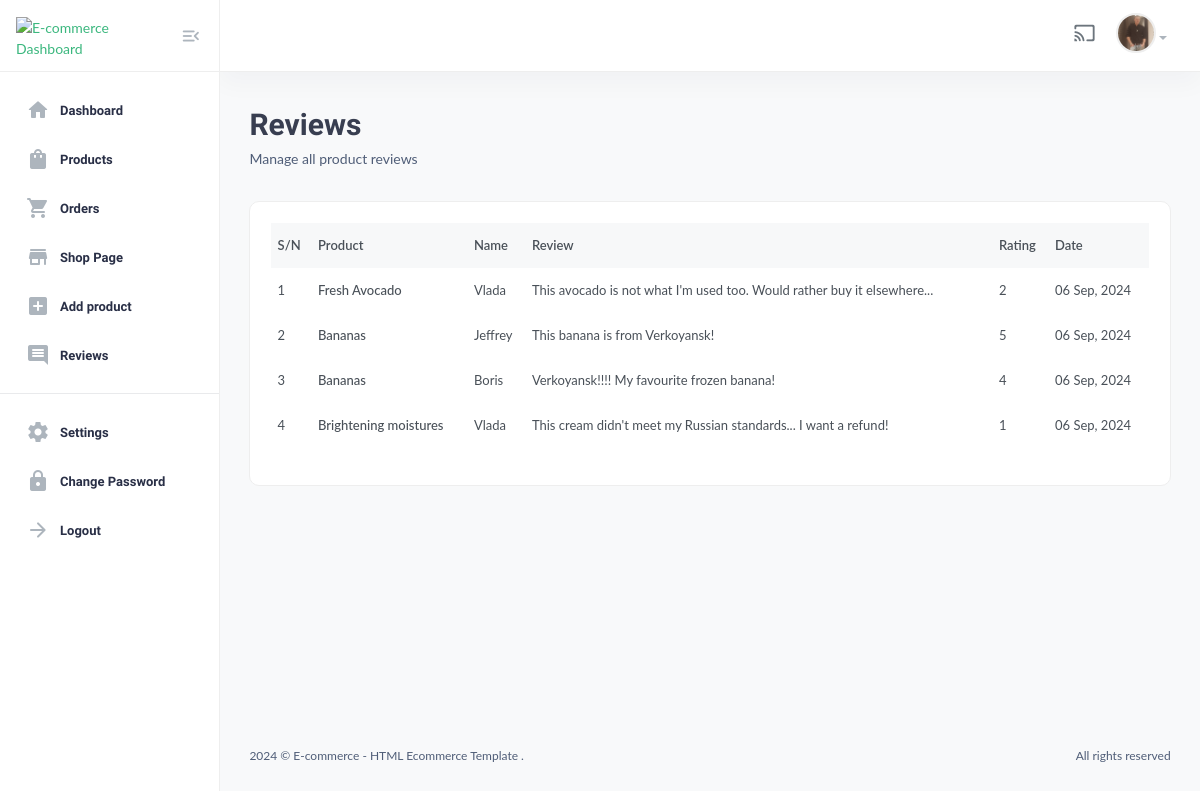
/useradmin/reviews/ (signed in), run on an earlier commit of the app's database.
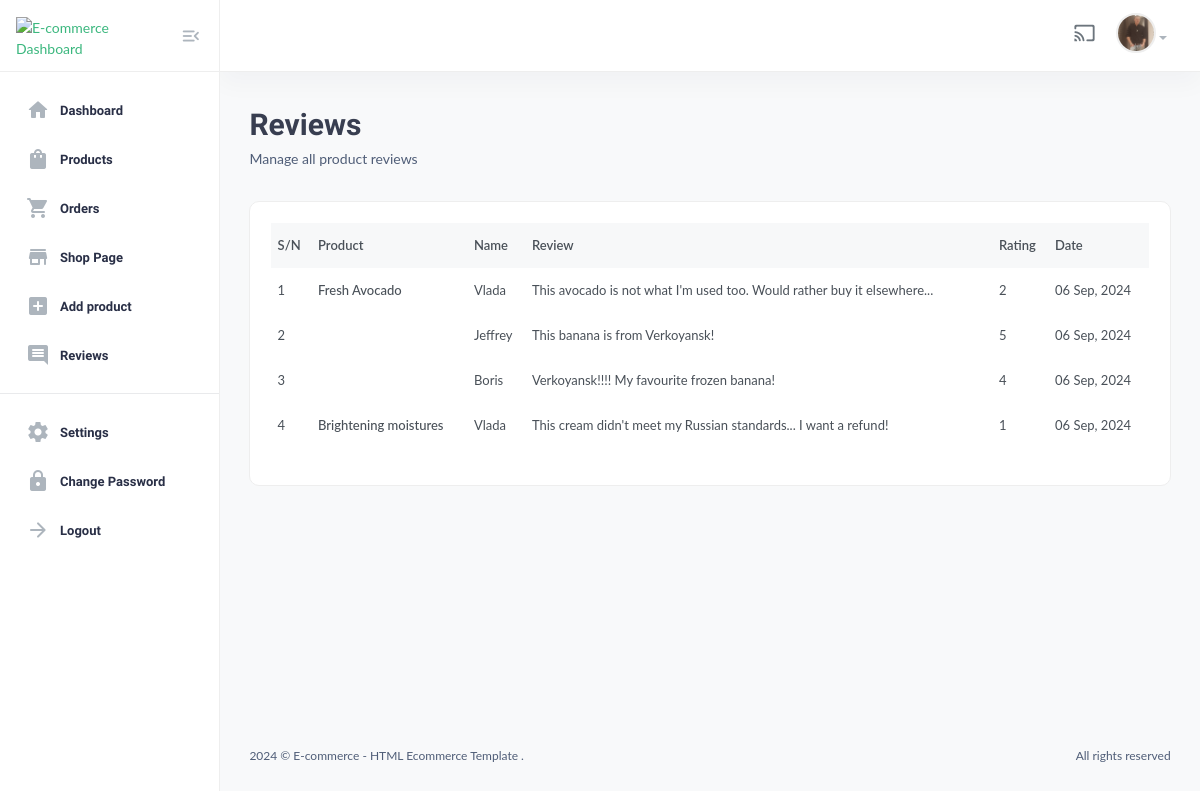
And on a later commit of the database.
### core/models.py (models this page shows, shortened)
class ProductReview(models.Model):
    user = models.ForeignKey(User, on_delete=models.SET_NULL, null=True)
    product = models.ForeignKey(Product, on_delete=models.SET_NULL, null=True, related_name="reviews")
    review = models.TextField()
    rating = models.IntegerField(choices=RATING, default=None)
    date = models.DateTimeField(auto_now_add=True)
    class Meta:
        verbose_name_plural = "Product Reviews"

class Product(models.Model):
    pid = ShortUUIDField(unique=True, length=10, max_length=20, alphabet="abcdefgh12345")
    user = models.ForeignKey(User, on_delete=models.SET_NULL, null=True)
    category = models.ForeignKey(Category, on_delete=models.SET_NULL, null=True, related_name="category")
    vendor = models.ForeignKey(Vendor, on_delete=models.SET_NULL, null=True, related_name="vendor")
    title = models.CharField(max_length=100, default="Fresh Pear")
    image = models.ImageField(upload_to=user_directory_path, default="product.jpg")
    description = CKEditor5Field(null=True, blank=True, default="This is the product", config_name="extends")
    price = models.DecimalField(max_digits=12, decimal_places=2, default="1.99")
    old_price = models.DecimalField(max_digits=12, decimal_places=2, default="2.99")
    specifications = CKEditor5Field(null=True, blank=True, config_name="extends")
    type = models.CharField(max_length=100, default="Organic", null=True, blank=True)
    stock_count = models.CharField(max_length=100, default="10", null=True, blank=True)
    life = models.CharField(max_length=100, default="100 Days", null=True, blank=True)
    mfd = models.DateTimeField(auto_now_add=False, null=True, blank=True)
    tags = TaggableManager(blank=True)
    product_status = models.CharField(choices=STATUS, max_length=10, default="in_review")
    status = models.BooleanField(default=True)
    in_stock = models.BooleanField(default=True)
    featured = models.BooleanField(default=True)
    digital = models.BooleanField(default=False)
    sku = ShortUUIDField(unique=True, length=4, max_length=10, prefix="sku", alphabet="1234567890")
    date = models.DateTimeField(auto_now_add=True)
    updated = models.DateTimeField(null=True, blank=True)
    class Meta:
        verbose_name_plural = "Products"

### userauths/models.py (models this page shows, shortened)
class User(AbstractUser):
    email = models.EmailField(unique=True)
    username = models.CharField(max_length=100)
    bio = models.CharField(max_length=100)
    USERNAME_FIELD = "email"
    REQUIRED_FIELDS = ['username']

### useradmin/decorators.py (the view)
    def wrapper(request, *args, **kwargs):
        if request.user.is_superuser != True:
            messages.warning(request, "You are not authorized to access this page.")
            return redirect("/user/sign-in/")
        return view_func(request, *args, **kwargs)

### core/context_processor.py (called while the page is built)
def default(request):
    categories = Category.objects.all()
    vendors = Vendor.objects.all()
    min_max_price = Product.objects.aggregate(Min("price"), Max("price")) # Get the lowest and highest value from the models (price from product)
    try:
        wishlist = Wishlist.objects.filter(user=request.user)
    except:
        messages.warning(request, "You need to login before accessing your wishlist.")
        wishlist = 0
    try:
        address = Address.objects.get(user=request.user)
    except:
        address = None
    return {
        "categories": categories,
        "wishlist": wishlist,
        "address": address,
        "vendors": vendors,
        "min_max_price": min_max_price,
    }

### useradmin/views.py (called while the page is built)
@admin_required
def reviews(request):
    reviews = ProductReview.objects.all()
    context = {
        "reviews": reviews,
    }
    return render(request, "useradmin/reviews.html", context)

### templates/useradmin/reviews.html
{% extends 'useradmin/base.html' %}
{% load static %}
{% block content %}
<section class="content-main">
    <div class="content-header">
        <div>
            <h2 class="content-title card-title">Reviews</h2>
            <p>Manage all product reviews</p>
        </div>
    </div>
    <div class="card mb-4">
        <div class="card-body">
            <div class="table-responsive">
                <table class="table table-hover">
                    <thead>
                        <tr>
                            <th>S/N</th>
                            <th>Product</th>
                            <th>Name</th>
                            <th>Review</th>
                            <th>Rating</th>
                            <th>Date</th>
                        </tr>
                    </thead>
                    <tbody>
                        {% for r in reviews %}
                        <tr>
                            <td>{{ forloop.counter }}</td>
                            <td><b>{{ r.product.title }}</b></td>
                            <td>{{ r.user.username}}</td>
                            <td>{{ r.review }}</td>
                            <td>{{ r.rating}}</td>
                            <td>{{ r.date|date:"d M, Y"}}</td>
                        </tr>
                        {% endfor %}
                    </tbody>
                </table>
            </div>
        </div>
    </div>
</section>
{% endblock content %}

What changed in the data, as far as the page shows it:
changed ProductReview "This banana is from Verkoyansk!": product "Bananas" → (not shown)
changed ProductReview "Verkoyansk!!!! My favourite frozen banana!": product "Bananas" → (not shown)
